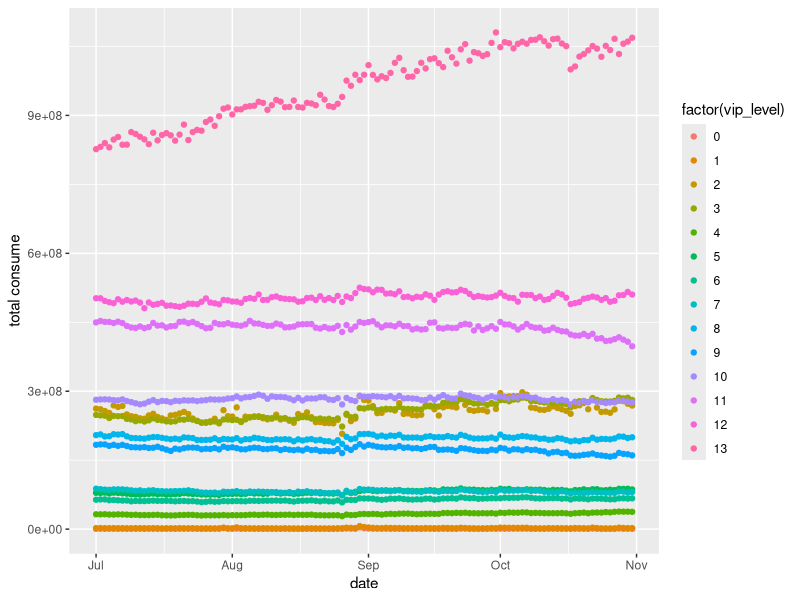
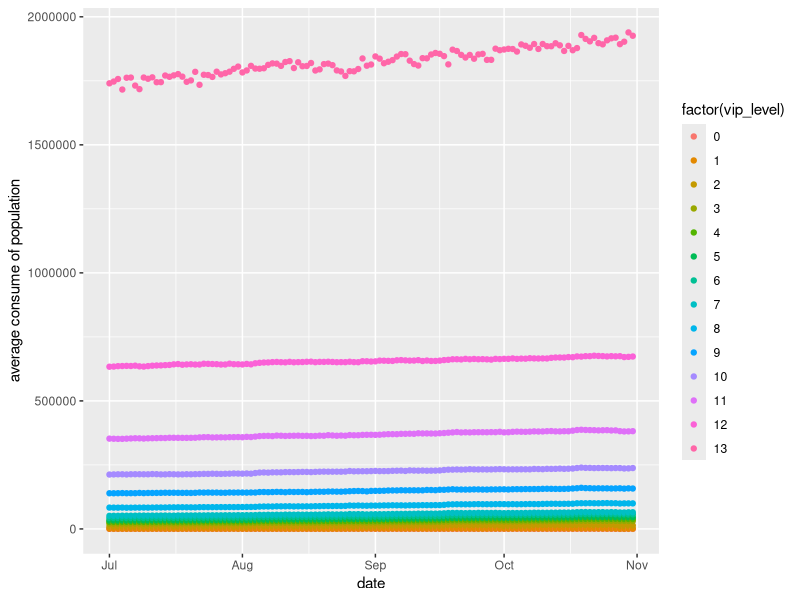
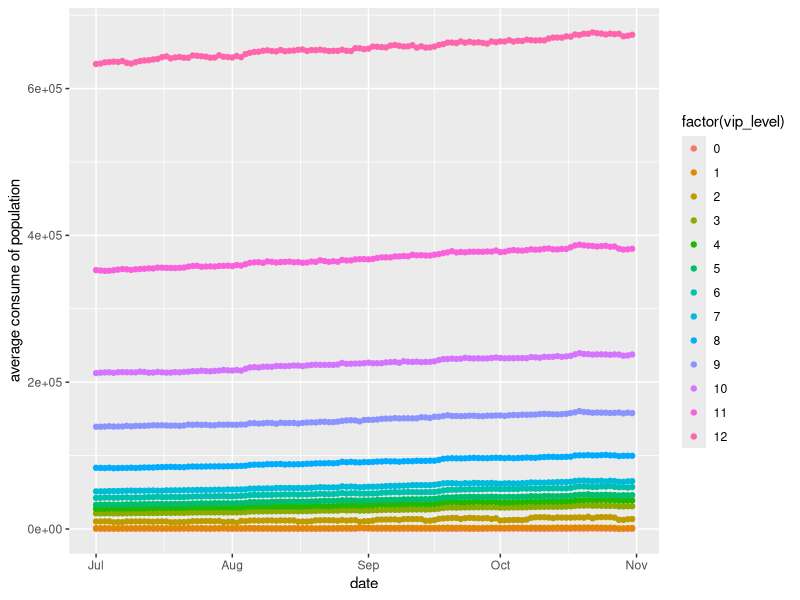
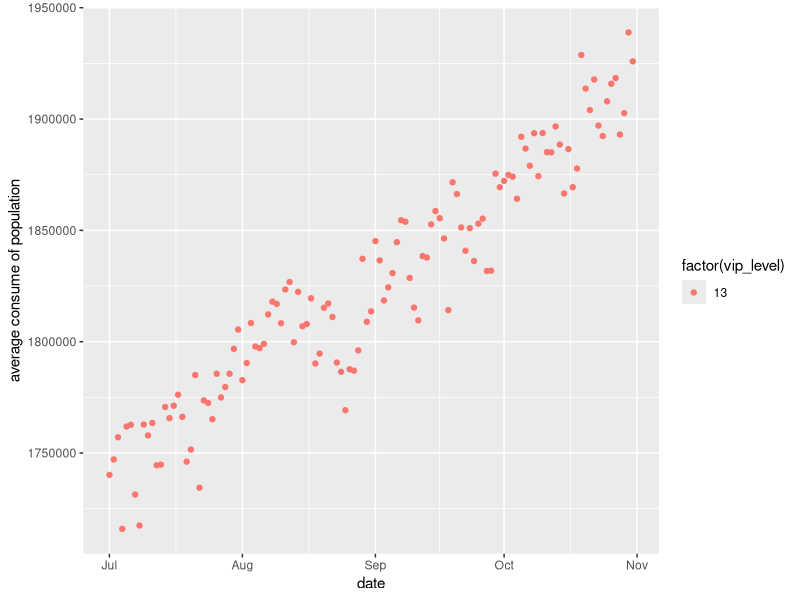
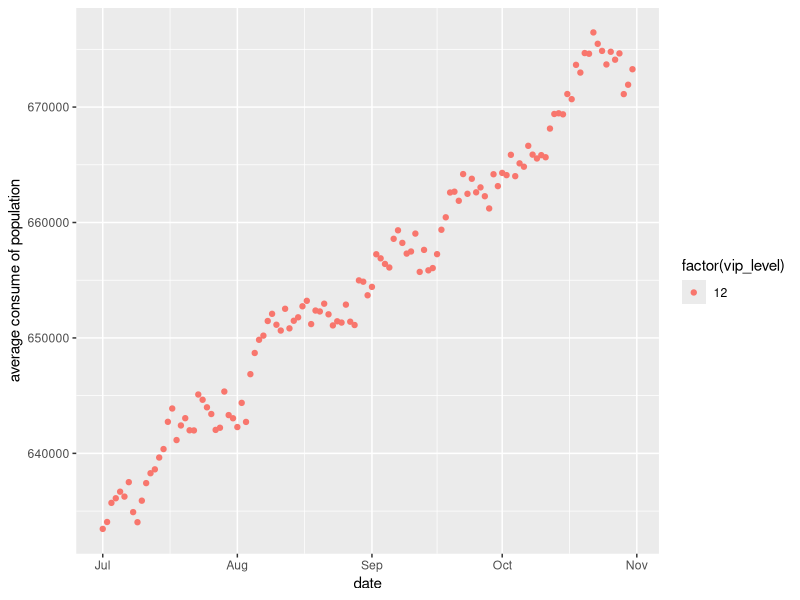
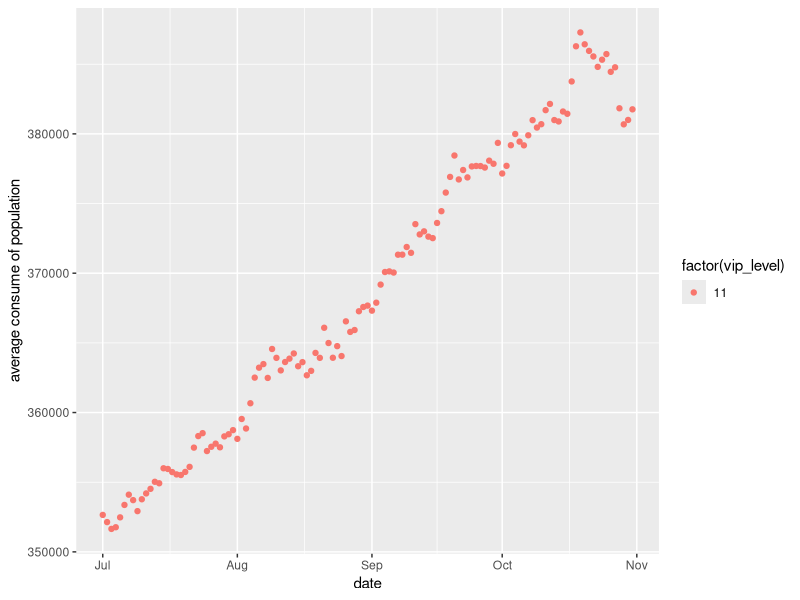
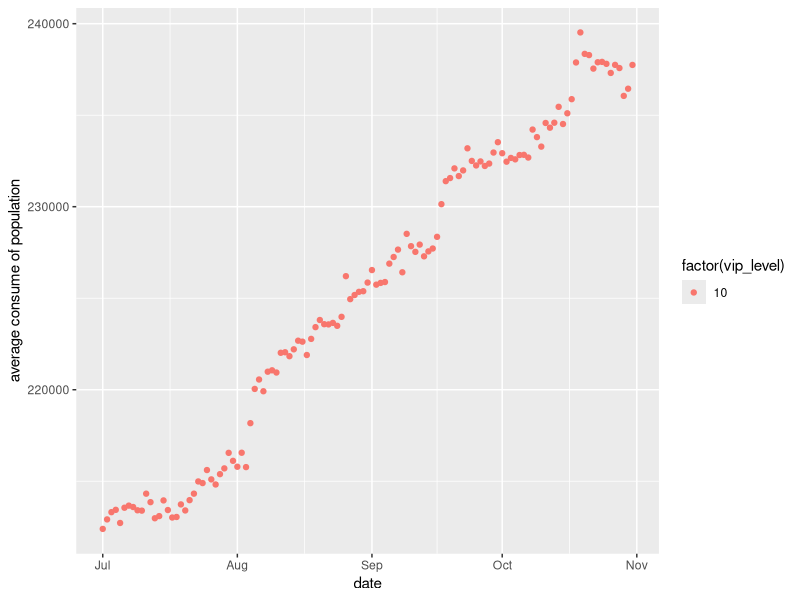
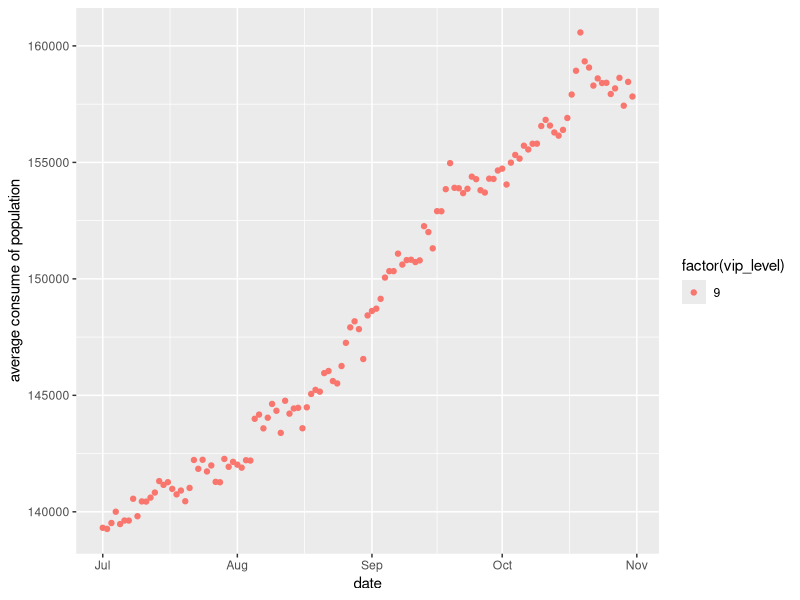

These figures' R source, in order:
## ---- chunk 1
library(ggplot2)
#读入数据
appstoreGoldIngot <- read.csv("resources/appstore_vip_goldingot.csv",header=T)
#该函数用于提取指定日期的数据集
classifyByDate <- function(sourceData,dateWanted) {
  dataWanted <- subset(sourceData,as.Date(date) == dateWanted)
  return(dataWanted)
}
#该函数用于提取人均数据
averageAnalysis <- function(sourceData) {
  sourceData$averageConsume <- sourceData$total_gem_used / sourceData$population
  return(sourceData)
}

exceptVip13 <- function(sourceData){
  exceptdata <- subset(sourceData,as.numeric(vip_level) < 13)
  return(exceptdata)
}
#指定vip等级的数据
thePointVip <- function(sourceData,vipLevel){
  vipLevelData <- subset(sourceData,as.numeric(vip_level) == vipLevel)
  return(vipLevelData)
}

qplot(as.Date(date),total_gem_used,data=appstoreGoldIngot,colour=factor(vip_level),xlab="date",ylab="total consume")

## ---- chunk 2
addAverageData <- averageAnalysis(appstoreGoldIngot)
qplot(as.Date(date),averageConsume,data=addAverageData,colour=factor(vip_level),xlab="date",ylab="average consume of population")
## ---- chunk 3
#剔除vip13玩家数据
exceptVip13Data <- exceptVip13(addAverageData)
qplot(as.Date(date),averageConsume,data=exceptVip13Data,colour=factor(vip_level),xlab="date",ylab="average consume of population")
## ---- chunk 4
vip13Data <- thePointVip(addAverageData,13)
qplot(as.Date(date),averageConsume,data=vip13Data,colour=factor(vip_level),xlab="date",ylab="average consume of population")
## ---- chunk 5
vip13Data <- thePointVip(addAverageData,12)
qplot(as.Date(date),averageConsume,data=vip13Data,colour=factor(vip_level),xlab="date",ylab="average consume of population")
## ---- chunk 6
vip13Data <- thePointVip(addAverageData,11)
qplot(as.Date(date),averageConsume,data=vip13Data,colour=factor(vip_level),xlab="date",ylab="average consume of population")
## ---- chunk 7
vip13Data <- thePointVip(addAverageData,10)
qplot(as.Date(date),averageConsume,data=vip13Data,colour=factor(vip_level),xlab="date",ylab="average consume of population")
## ---- chunk 8
vip13Data <- thePointVip(addAverageData,9)
qplot(as.Date(date),averageConsume,data=vip13Data,colour=factor(vip_level),xlab="date",ylab="average consume of population")
## ---- chunk 9
vip13Data <- thePointVip(addAverageData,8)
qplot(as.Date(date),averageConsume,data=vip13Data,colour=factor(vip_level),xlab="date",ylab="average consume of population")
## ---- chunk 10
vip13Data <- thePointVip(addAverageData,3)
qplot(as.Date(date),averageConsume,data=vip13Data,colour=factor(vip_level),xlab="date",ylab="average consume of population")
## ---- chunk 11
vip13Data <- thePointVip(addAverageData,2)
qplot(as.Date(date),averageConsume,data=vip13Data,colour=factor(vip_level),xlab="date",ylab="average consume of population")
## ---- chunk 12
vip13Data <- thePointVip(addAverageData,1)
qplot(as.Date(date),averageConsume,data=vip13Data,colour=factor(vip_level),xlab="date",ylab="average consume of population")
## ---- chunk 13
vip13Data <- thePointVip(addAverageData,0)
qplot(as.Date(date),averageConsume,data=vip13Data,colour=factor(vip_level),xlab="date",ylab="average consume of population")
